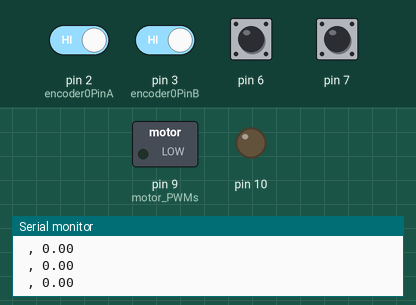
Bench run of a sketch on a simulated Arduino Uno, built with avr-gcc and run on an emulated ATmega328P. Parts: switched loads named in the sketch (green lamp = pin HIGH), output pins drawn as LEDs (lit = HIGH), the last lines printed to the serial monitor. Inputs (shaded band) come from the test bench; at power-on: pin 2 (encoder0PinA), pin 3 (encoder0PinB), pin 6, pin 7 HIGH.

Above: at 1.2 s.
1.3 s: pin 7 pulled LOW for 0.15 s
At 2.5 s:
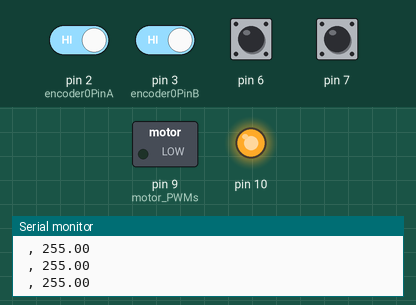
2.9 s: pin 6 pulled LOW for 0.15 s
At 3.7 s:
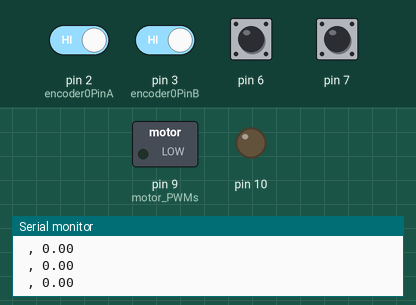
4.5 s: pin 7 pulled LOW for 1 s
At 4.9 s:
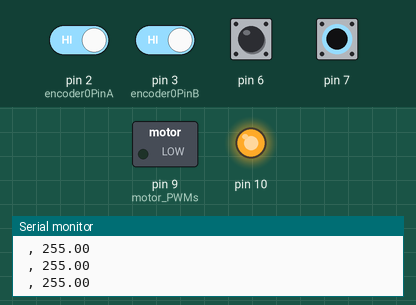
Timing chart, 0 to 7.5 s (numbered marks = the images above; inputs shaded):
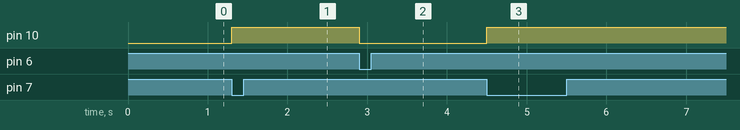

The sketch:

LinearAct.ino
```cpp
// from http://playground.arduino.cc/Main/RotaryEncoders

#include <PID_v1.h>  //PID loop from http://playground.arduino.cc/Code/PIDLibrary

unsigned long previousMillis = 0;
const long interval = 20;

#define encoder0PinA 2
#define encoder0PinB 3

volatile long encoder0Pos = 0;

double Pk1 = 0.35;  //speed it gets there
double Ik1 = 0;
double Dk1 = 0.08;
double Setpoint1, Input1, Output1, Output1a;    // PID variables wheel

int up;
int down;

PID PID1(&Input1, &Output1, &Setpoint1, Pk1, Ik1 , Dk1, DIRECT);

void setup() {

  Serial.begin (57600);

  PID1.SetMode(AUTOMATIC);
  PID1.SetOutputLimits(-255, 255);
  PID1.SetSampleTime(20);

  pinMode(9, OUTPUT);   //  motor PWMs
  pinMode(10, OUTPUT);

  pinMode(6, INPUT_PULLUP);
  pinMode(7, INPUT_PULLUP);

  pinMode(encoder0PinA, INPUT_PULLUP);
  pinMode(encoder0PinB, INPUT_PULLUP);

// encoder pin on interrupt 0 (pin 2)
  attachInterrupt(0, doEncoderA, CHANGE);

// encoder pin on interrupt 1 (pin 3)
  attachInterrupt(1, doEncoderB, CHANGE);

}

void loop(){ //Do stuff here

       unsigned long currentMillis = millis();
       if (currentMillis - previousMillis >= interval) {  // start timed event
          previousMillis = currentMillis;

          up = digitalRead(6);
          down = digitalRead(7);

          if (up == 0) {
            Setpoint1 = 0;
          }

          else if (down == 0) {
            Setpoint1 = 23000;
          }

          Input1 = encoder0Pos;
          PID1.Compute();

          Serial.print(" , ");
          Serial.println(Output1);

          // drive motor

          if (Output1 < -50)                                       // decide which way to turn the motor
          {
            Output1a = abs(Output1);
            analogWrite(9, Output1a);                           // set PWM pins
            analogWrite(10, 0);
          }
          else if (Output1 > 50)                                  // decide which way to turn the motor
          {
            Output1a = abs(Output1);
            analogWrite(10, Output1a);
            analogWrite(9, 0);
          }
          else
          {
            analogWrite(9, 0);
            analogWrite(10, 0);
          }


      }      // end of timed event

}  // end of main loop


// encoder 1

void doEncoderA(){

  // look for a low-to-high on channel A
  if (digitalRead(encoder0PinA) == HIGH) {
    // check channel B to see which way encoder is turning
    if (digitalRead(encoder0PinB) == LOW) {
      encoder0Pos = encoder0Pos + 1;         // CW
    }
    else {
      encoder0Pos = encoder0Pos - 1;         // CCW
    }
  }
  else   // must be a high-to-low edge on channel A
  {
    // check channel B to see which way encoder is turning
    if (digitalRead(encoder0PinB) == HIGH) {
      encoder0Pos = encoder0Pos + 1;          // CW
    }
    else {
      encoder0Pos = encoder0Pos - 1;          // CCW
    }
  }
}

void doEncoderB(){

  // look for a low-to-high on channel B
  if (digitalRead(encoder0PinB) == HIGH) {
   // check channel A to see which way encoder is turning
    if (digitalRead(encoder0PinA) == HIGH) {
      encoder0Pos = encoder0Pos + 1;         // CW
    }
    else {
      encoder0Pos = encoder0Pos - 1;         // CCW
    }
  }
  // Look for a high-to-low on channel B
  else {
    // check channel B to see which way encoder is turning
    if (digitalRead(encoder0PinA) == LOW) {
      encoder0Pos = encoder0Pos + 1;          // CW
    }
    else {
      encoder0Pos = encoder0Pos - 1;          // CCW
    }
  }
}
```

Measured:
- after the input at 1.3 s, pin 10: LOW → HIGH at once
- after the input at 2.9 s, pin 10: HIGH → LOW at once
- after the input at 4.5 s, pin 10: LOW → HIGH at once
